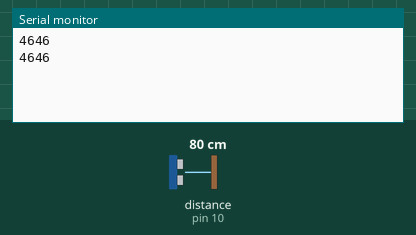
The sketch below on a simulated Arduino Uno, built with avr-gcc and run on an emulated ATmega328P. Parts: the last lines printed to the serial monitor. Wiring (inferred from the names in the program): ultrasonic range finder: trigger pin 9; echo pin 10. Inputs (shaded band) come from the test bench; at power-on: distance to the obstacle (sensor on pin 10) 80 cm. The echo pulse lasts 58.3 µs per cm.

Above: at 1.8 s.
1.9 s: distance to the obstacle (sensor on pin 10) set to 2 cm
At 2.8 s:
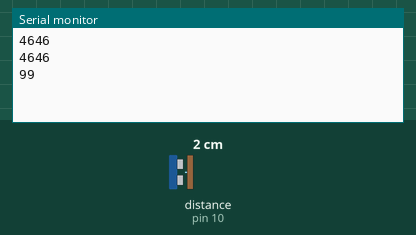
3.4 s: distance to the obstacle (sensor on pin 10) set to 4 cm
At 4.8 s:
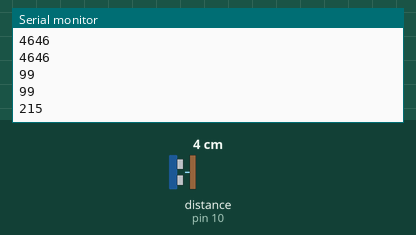
Timing chart, 0 to 6.4 s (numbered marks = the images above; inputs shaded):
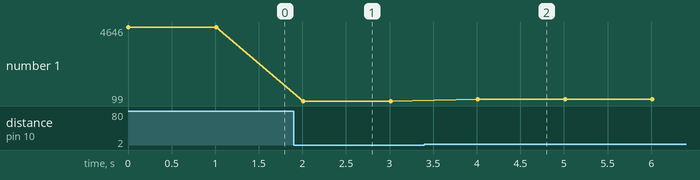

Measured:
- after the input at 1.9 s, the serial monitor: prints a new line after 0.11 s (image 1)
- after the input at 3.4 s, the serial monitor: prints a new line after 0.61 s (image 2)
- plotted number 1: 4646 → 99 after the input at 1.9 s, 99 → 215 after the input at 3.4 s

The sketch:

sketch_sep21a.ino
```cpp
int trig = 9;
int echo = 10;

void setup() {
  Serial.begin(9600);
  pinMode(trig, OUTPUT);
  pinMode(echo, INPUT);
}

void loop() {

  digitalWrite(trig, HIGH);
  delayMicroseconds(10);
  digitalWrite(trig, LOW);

  long result = pulseIn(echo, HIGH);

  Serial.println(result);

  delay(1000);
}
```
